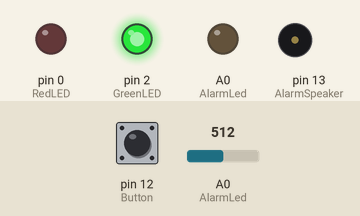
This sketch was run on a simulated Arduino Uno, built with avr-gcc and run on an emulated ATmega328P. Parts: output pins drawn as LEDs (lit = HIGH), buzzer (waves = sounding). The test bench sets the inputs (shaded band); at power-on: pin 12 (Button) LOW, A0 (AlarmLed) = 512.

Above: at 3.5 s.
3.6 s: pin 12 (Button) pulled HIGH for 0.15 s
At 3.93 s:
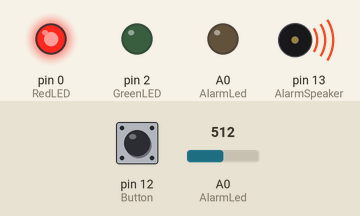
At 5.2 s:
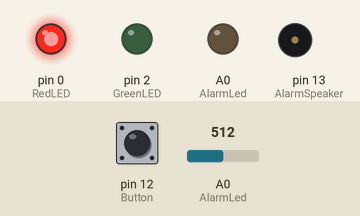
5.5 s: A0 (AlarmLed) set to 479
7.0 s: A0 (AlarmLed) set to 453
Timing chart, 0 to 7.2 s (numbered marks = the images above; inputs shaded):
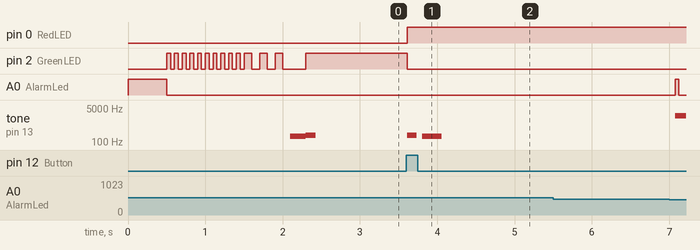

The sketch:

AlarmCode.ino
```cpp
//Declareren
const int AlarmLed = 14;
const int RedLED = 0;
const int GreenLED = 2;
const int inputPin = A0;
const int AlarmSpeaker = 13;
const int Button = 12;

boolean isArmed = true;
boolean isTriggered = false;
int buttonVal = 0;
int prev_buttonVal = 0;//
int reading = 0;
int threshold = 0;


const int lowrange = 2000;
const int highrange = 4000;

void setup() {

  pinMode(AlarmLed, OUTPUT);
  pinMode(RedLED, OUTPUT);
  pinMode(GreenLED, OUTPUT);
  pinMode(Button, INPUT);
  digitalWrite(AlarmLed, HIGH);
  delay(500);
  digitalWrite(AlarmLed, LOW);

  kalibreren();
  setArmedState();
}

void loop() {
  reading = analogRead(inputPin);

//kijken of dat het alarm systeem is ingeschakel/uitgeschakeld
  int buttonVal = digitalRead(Button);
  if ((buttonVal == HIGH) && (prev_buttonVal == LOW)) {
    setArmedState();
    delay(500);
  }
//controleren of dat er iets de lazer straal heeft doorbroken
  if ((isArmed) && (reading < threshold)) {
    isTriggered = true;
  }
//Als de sensor is getriggerd gaat het alarm af (speaker+led)
  if (isTriggered) {

    for (int i = lowrange; i <= highrange; i++)
    {
      tone (AlarmSpeaker, i, 250);
    }

    for (int i = highrange; i >= lowrange; i--)
    {
      tone (AlarmSpeaker, i, 250);
    }


    digitalWrite(AlarmLed, HIGH);
    delay(50);
    digitalWrite(AlarmLed, LOW);
    delay (50);

  }

  delay(20);
}

void setArmedState(){
//het alarm systeem aan/uitschakelen
  if (isArmed) {
    digitalWrite(GreenLED, HIGH);
    digitalWrite(RedLED, LOW);
    isTriggered = false;
    isArmed = false;
  } else {
    digitalWrite(GreenLED, LOW);
    digitalWrite(RedLED, HIGH);
    tone(AlarmSpeaker, 220, 125);
    delay(200);
    tone(AlarmSpeaker, 196, 250);
    isArmed = true;
  }
}

void kalibreren() {
//tijdens de start controleren of lazer wordt gezien + kleine intro tijdens het aansluiten aan stroom
  int sample = 0;
  int baseline = 0;
  const int min_diff = 200;
  const int sensitivity = 50;
  int success_count = 0;

  digitalWrite(RedLED, LOW);
  digitalWrite(GreenLED, LOW);

  for (int i = 0; i < 10; i++) {
    sample += analogRead(inputPin);
    digitalWrite(GreenLED, HIGH);
    delay (50);
    digitalWrite(GreenLED, LOW);
    delay (50);
  }

  do
  {
    sample = analogRead(inputPin);
//controle of dat de sensor de lazer straal ziet
    if (sample > baseline + min_diff)
    {
      success_count++;
      threshold += sample;

      digitalWrite(GreenLED, HIGH);
      delay (100);
      digitalWrite(GreenLED, LOW);
      delay (100);
    } else {
      success_count = 0;
      threshold = 0;
    }

  } while (success_count < 3);

  threshold = (threshold / 3) - sensitivity;

  tone(AlarmSpeaker, 196, 250);
  delay(200);
  tone(AlarmSpeaker, 220, 125);
}
```

Measured:
- after the input at 3.6 s, pin 0 (RedLED): LOW → HIGH at once; pin 2 (GreenLED): HIGH → LOW at once; tone on pin 13 (AlarmSpeaker): silent → 220 Hz at once, → silent 0.13 s later, → 196 Hz 0.08 s later, → silent 0.25 s later
